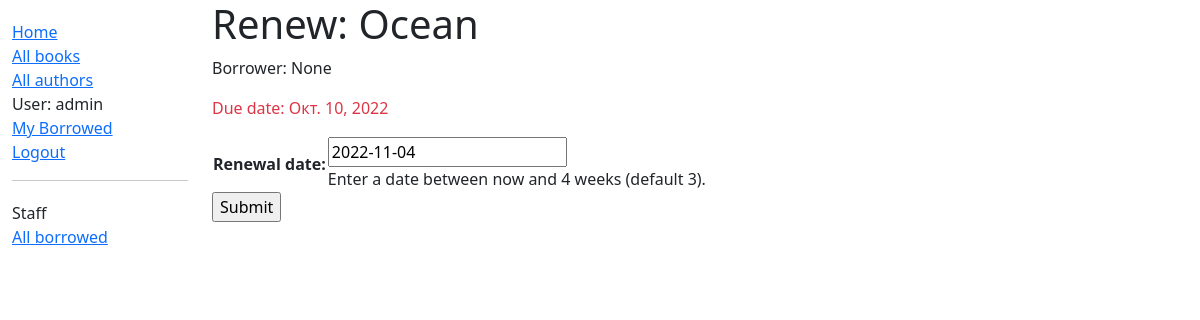
The page /catalog/book/822f2158-6096-4f22-a202-035812ef9ee0/renew/ (signed in) on the database as committed earlier.
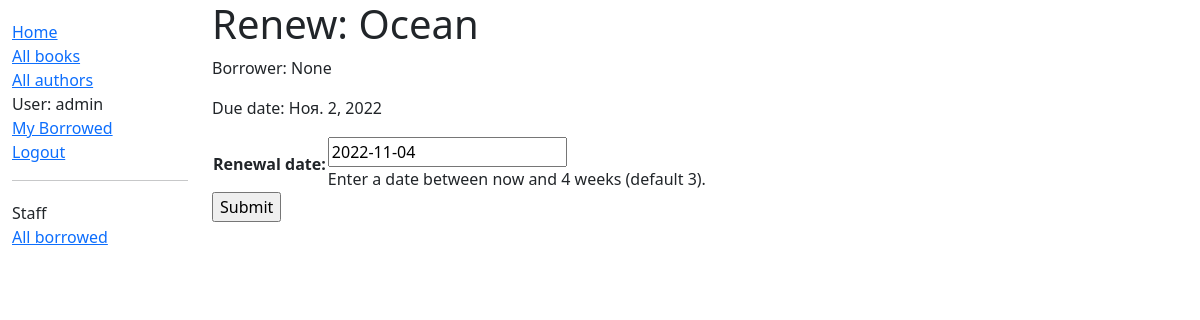
The same page on the database as committed later.
### catalog/models.py (models this page shows, shortened)
class BookInstance(models.Model):
    id = models.UUIDField(primary_key=True, default=uuid.uuid4,
                          help_text='Unique ID for this particular book across whole library')
    book = models.ForeignKey('Book', on_delete=models.RESTRICT, null=True)
    imprint = models.CharField(max_length=200)
    due_back = models.DateField(null=True, blank=True)
    borrower = models.ForeignKey(User, on_delete=models.SET_NULL, null=True, blank=True)
    @property
    def is_overdue(self):
        return bool(self.due_back and date.today() > self.due_back)
    LOAN_STATUS = (
        ('d', 'Maintenance'),
        ('o', 'On loan'),
        ('a', 'Available'),
        ('r', 'Reserved'),
    )
    status = models.CharField(
        max_length=1,
        choices=LOAN_STATUS,
        blank=True,
        default='d',
        help_text='Book availability',
    )
    class Meta:
        ordering = ['due_back']
        permissions = (("can_mark_returned", "Set book as returned"),)

### catalog/views.py (the view)
# urls.py: path('book/<uuid:pk>/renew/', views.renew_book_librarian, name='renew-book-librarian'),
@login_required
@permission_required('catalog.can_mark_returned', raise_exception=True)
def renew_book_librarian(request, pk):
    book_instance = get_object_or_404(BookInstance, pk=pk)
    if request.method == 'POST':
        form = RenewBookForm(request.POST)
        if form.is_valid():
            book_instance.due_back = form.cleaned_data['renewal_date']
            book_instance.save()
            return HttpResponseRedirect(reverse('all-borrowed'))
    else:
        proposed_renewal_date = datetime.date.today() + datetime.timedelta(weeks=3)
        form = RenewBookForm(initial={'renewal_date': proposed_renewal_date})
    context = {
        'form': form,
        'book_instance': book_instance,
    }
    return render(request, 'catalog/book_renew_librarian.html', context)

### catalog/forms.py (shortened to what this page needs)
class RenewBookForm(forms.Form):
    renewal_date = forms.DateField(help_text="Enter a date between now and 4 weeks (default 3).")

### catalog/templates/catalog/book_renew_librarian.html (shortened to what this page needs)
{% extends "base_generic.html" %}
{% block content %}
<h1>Renew: {{ book_instance.book.title }}</h1>
<p>Borrower: {{ book_instance.borrower }}</p>
<p {% if book_instance.is_overdue %} class="text-danger"{% endif %}> Due date: {{book_instance.due_back}}</p>
<form action="" method="post">
    <table>
        {{ form.as_table }}
    </table>
    <input type="submit" value="Submit">
</form>
{% endblock %}

Rows that differ between the two databases and show on the page:
changed BookInstance "None": due_back "Окт. 10, 2022" → "Ноя. 2, 2022"
